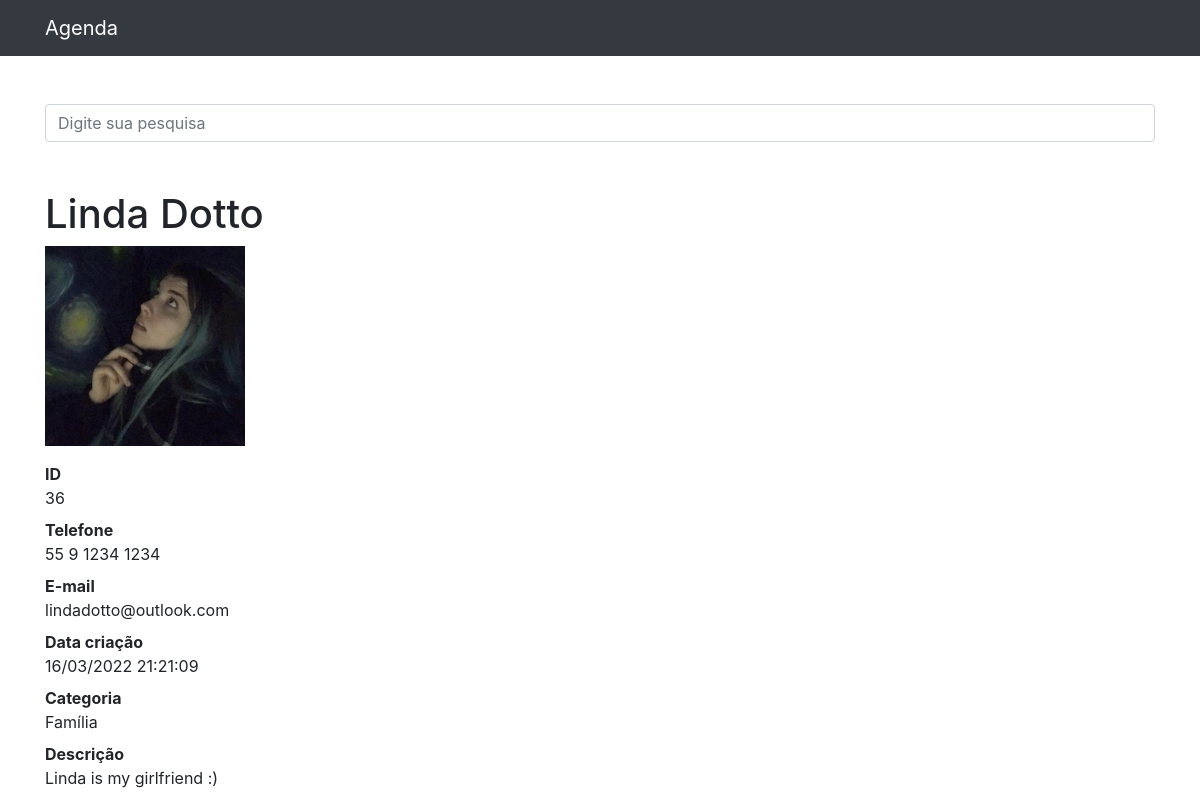
/36, run on the app's committed database.
### contatos/models.py (models this page shows, shortened)
class Contato(models.Model):
    nome = models.CharField(max_length=255)
    sobrenome = models.CharField(max_length=255, blank=True)
    telefone = models.CharField(max_length=255)
    email = models.CharField(max_length=255, blank=True)
    data_criacao = models.DateTimeField(default=timezone.now)
    descricao = models.TextField(blank=True)
    categoria = models.ForeignKey(Categoria, on_delete=models.DO_NOTHING)
    mostrar = models.BooleanField(default=True)
    foto = models.ImageField(blank=True, upload_to='fotos/%Y/%m/%d')

class Categoria(models.Model):
    nome = models.CharField(max_length=255)
    def __str__(self):
        return self.nome

### contatos/views.py (the view)
# urls.py: path('<int:contato_id>', views.ver_contato, name='ver_contato'),
def ver_contato(request, contato_id):
    contato = get_object_or_404(Contato, id=contato_id)
    if not contato.mostrar:
        raise Http404()
    return render(request, 'contatos/ver_contato.html',{
        'contato': contato
    })

### contatos/templates/contatos/ver_contato.html (shortened to what this page needs)
{% extends 'base.html' %}
{% block conteudo %}
    <h1 class="mt-5">{{ contato.nome }} {{ contato.sobrenome }}</h1>
    {% if contato.foto %}
    <p>
        <img src="{{ contato.foto.url }}" style=", max-width: 100px; max-height: 200px;">
    </p>
    {% endif %}
    <dl>
        <dt>ID</dt>
        <dd>{{ contato.id }}</dd>
        <dt>Telefone</dt>
        <dd>{{ contato.telefone }}</dd>
        <dt>E-mail</dt>
        <dd>{{ contato.email }}</dd>
        <dt>Data criação</dt>
        <dd>{{ contato.data_criacao|date:'d/m/Y H:i:s' }}</dd>
        <dt>Categoria</dt>
        <dd>{{ contato.categoria }}</dd>
        <dt>Descrição</dt>
        <dd>{{ contato.descricao }}</dd>
    </dl>
{% endblock %}

### data on the page
Contato: nome "Linda", sobrenome "Dotto", foto (picture), id "36", telefone "55 9 1234 1234", email "lindadotto@outlook.com", data_criacao "16/03/2022 21:21:09", categoria "Família", descricao "Linda is my girlfriend :)"
